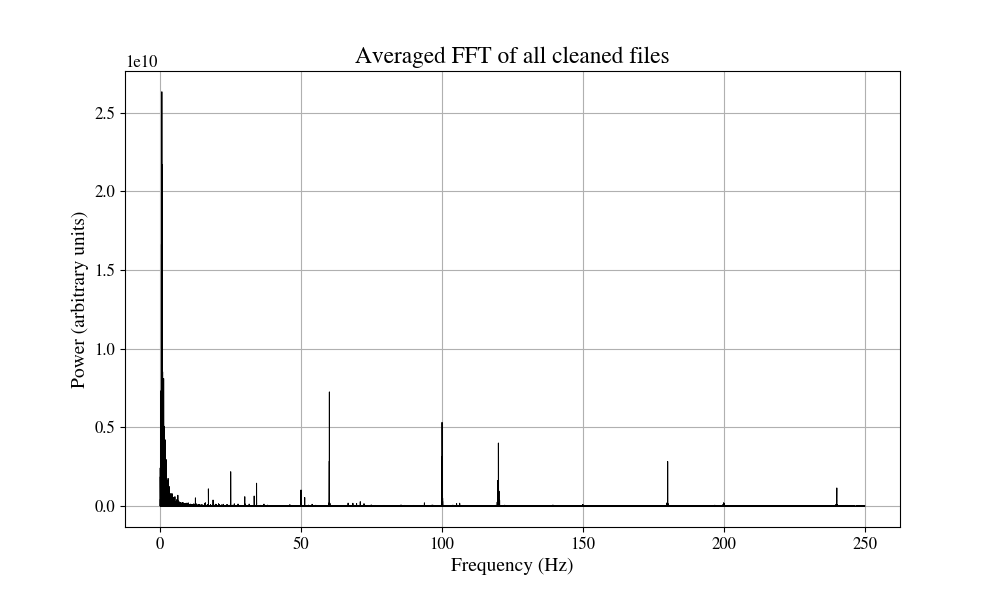

Generate this figure with Python:
# =============================================================================
# 
# This code plots an average FFT transform of all cleaned datafiles, cropped at 4 hours.
# Author: Emma Carli 
#
# =============================================================================


#%% Clear variables

from IPython import get_ipython
get_ipython().magic('reset -f') 

#%% Import packages

import numpy as np
import matplotlib.pyplot as plt
import glob

#%% Set matplotlib general parameters

#Make everything larger for readability on graphs
plt.rcParams['xtick.labelsize'] = 12
plt.rcParams['ytick.labelsize'] = 12
plt.rcParams['font.size'] = 14
#Set same fonts as my LaTeX document
plt.rcParams['font.family'] = 'STIXGeneral' 
plt.rcParams['mathtext.fontset'] = 'stix'
#other plotting params
plt.rcParams['axes.grid'] = True
plt.rcParams["figure.figsize"] = [10,10]


#%% Set known variables

sampling_period = 2e-3 #2 ms
four_hours_in_datapoints = int((4 * 3600)/sampling_period)

fft_total = np.zeros(int((four_hours_in_datapoints/2)+1)) #initialise empty FFT
fft_total_time_axis = np.fft.rfftfreq(four_hours_in_datapoints,sampling_period) 
cleaned_files = glob.glob('/home/emma/Desktop/Cleaned_Data/*.dat') #list of cleaned files on my computer
short_files = 0 #initialise counter for number of cleaned datafiles shorter than 4 hours

#%% Compute the mean FFT

for file_cleaned in cleaned_files: #go through each cleaned file
    
    handle_file_cleaned = open(file_cleaned, mode='rb') 
    data_cleaned = np.fromfile(handle_file_cleaned,'f4')
    sample_points = len(data_cleaned)
    
    if sample_points < four_hours_in_datapoints : #skip the file if it is shorter than four hours
        short_files = short_files+1 #count a short cleaned file
        continue
   
    fft_cleaned = np.fft.rfft(data_cleaned[:four_hours_in_datapoints]) #perform the FFT on the cleaned file
    fft_total =  (fft_total + fft_cleaned) /2 #average the FFTs

    handle_file_cleaned.close()

#%% Plot the result

print(str(short_files)+' cleaned file(s) shorter than 4 hours and not used in FFT.')
fft_total_power = np.abs(fft_total)**2

fig1=plt.figure()
ax1=plt.gca()
ax1.plot(fft_total_time_axis[1:], fft_total_power[1:], linewidth=0.7, color='black')
ax1.set_ylabel('Power (arbitrary units)')
ax1.set_xlabel('Frequency (Hz)')
ax1.set_title('Averaged FFT of all cleaned files')
#ax1.set_yscale('log')

#%% Save or load the result
#np.savez('mean_cleaned_fft.npz',fft_total=fft_total, fft_total_time_axis=fft_total_time_axis)
#meanfft = np.load('mean_cleaned_fft.npz')
#fft_total = meanfft[fft_total]
#fft_total_time_axis = meanfft[fft_total_time_axis]

#%% Some experimentation with looking at the peaks

# =============================================================================
# entries = find_peaks(np.abs(fft_total**2), threshold=1e8, distance=1000)[0]
# frequencies =  fft_total_time_axis[entries]
# plt.plot(frequencies, linestyle='none', marker='.')
# plt.plot(frequencies, np.zeros(len(frequencies)), linestyle='none', marker='.')
#
# =============================================================================
